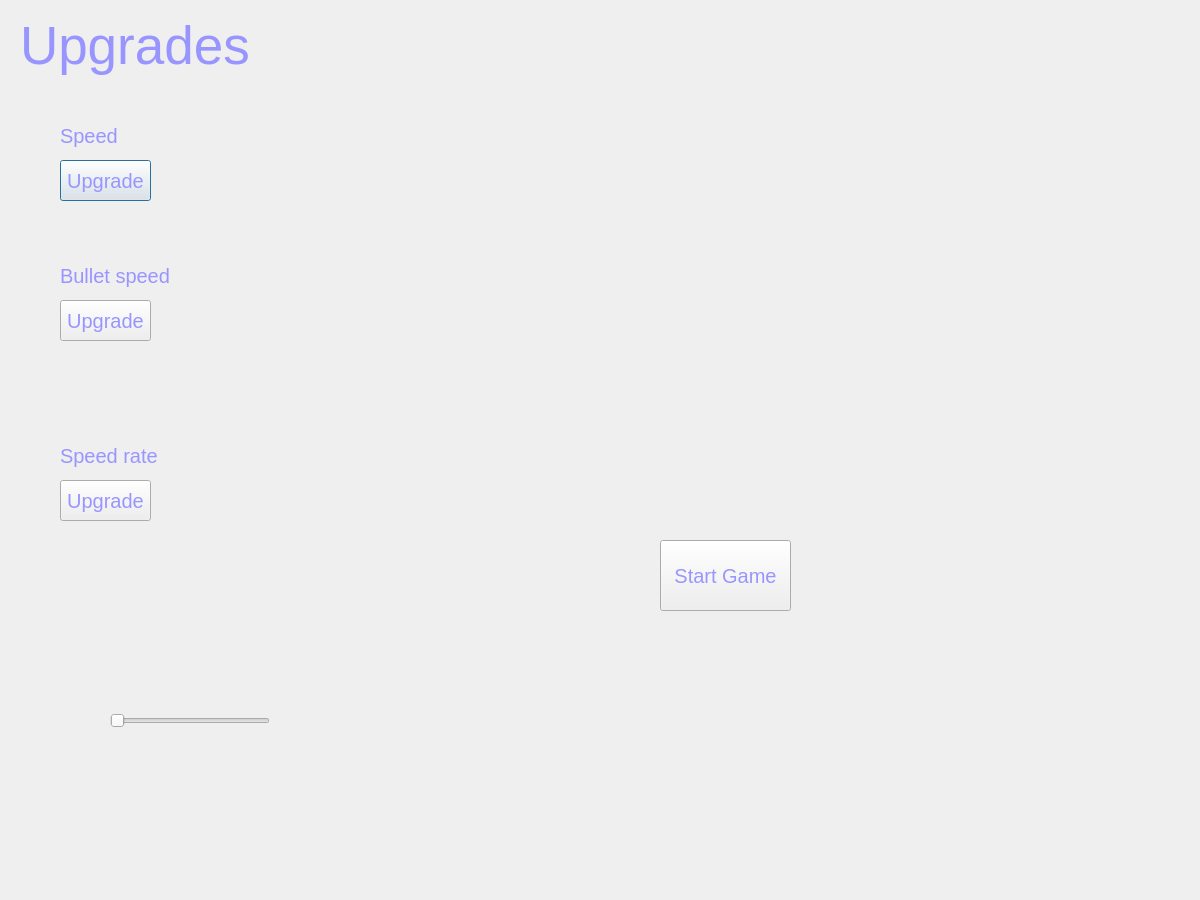
<?xml version="1.0" encoding="UTF-8"?>
<ui version="4.0">
 <class>Launcher</class>
 <widget class="QDialog" name="Launcher">
  <property name="geometry">
   <rect>
    <x>0</x>
    <y>0</y>
    <width>1200</width>
    <height>900</height>
   </rect>
  </property>
  <property name="font">
   <font>
    <pointsize>15</pointsize>
   </font>
  </property>
  <property name="cursor">
   <cursorShape>CrossCursor</cursorShape>
  </property>
  <property name="windowTitle">
   <string>Dialog</string>
  </property>
  <property name="styleSheet">
   <string notr="true">color: rgb(153, 149, 255);</string>
  </property>
  <widget class="QLabel" name="label">
   <property name="geometry">
    <rect>
     <x>20</x>
     <y>10</y>
     <width>231</width>
     <height>71</height>
    </rect>
   </property>
   <property name="font">
    <font>
     <pointsize>40</pointsize>
    </font>
   </property>
   <property name="text">
    <string>Upgrades</string>
   </property>
  </widget>
  <widget class="QLabel" name="label_2">
   <property name="geometry">
    <rect>
     <x>60</x>
     <y>120</y>
     <width>71</width>
     <height>31</height>
    </rect>
   </property>
   <property name="text">
    <string>Speed</string>
   </property>
  </widget>
  <widget class="QPushButton" name="speedup">
   <property name="geometry">
    <rect>
     <x>60</x>
     <y>160</y>
     <width>91</width>
     <height>41</height>
    </rect>
   </property>
   <property name="text">
    <string>Upgrade</string>
   </property>
  </widget>
  <widget class="QLabel" name="speedprice">
   <property name="geometry">
    <rect>
     <x>60</x>
     <y>220</y>
     <width>101</width>
     <height>31</height>
    </rect>
   </property>
   <property name="text">
    <string/>
   </property>
  </widget>
  <widget class="QLabel" name="label_3">
   <property name="geometry">
    <rect>
     <x>60</x>
     <y>260</y>
     <width>131</width>
     <height>31</height>
    </rect>
   </property>
   <property name="text">
    <string>Bullet speed</string>
   </property>
  </widget>
  <widget class="QPushButton" name="bulletspeedup">
   <property name="geometry">
    <rect>
     <x>60</x>
     <y>300</y>
     <width>91</width>
     <height>41</height>
    </rect>
   </property>
   <property name="text">
    <string>Upgrade</string>
   </property>
  </widget>
  <widget class="QLabel" name="bulletspeedprice">
   <property name="geometry">
    <rect>
     <x>60</x>
     <y>360</y>
     <width>101</width>
     <height>31</height>
    </rect>
   </property>
   <property name="text">
    <string/>
   </property>
  </widget>
  <widget class="QPushButton" name="start">
   <property name="geometry">
    <rect>
     <x>660</x>
     <y>540</y>
     <width>131</width>
     <height>71</height>
    </rect>
   </property>
   <property name="mouseTracking">
    <bool>false</bool>
   </property>
   <property name="styleSheet">
    <string notr="true"/>
   </property>
   <property name="text">
    <string>Start Game</string>
   </property>
  </widget>
  <widget class="QLabel" name="rateupgradeprice">
   <property name="geometry">
    <rect>
     <x>60</x>
     <y>540</y>
     <width>101</width>
     <height>31</height>
    </rect>
   </property>
   <property name="text">
    <string/>
   </property>
  </widget>
  <widget class="QPushButton" name="ratespeedup">
   <property name="geometry">
    <rect>
     <x>60</x>
     <y>480</y>
     <width>91</width>
     <height>41</height>
    </rect>
   </property>
   <property name="text">
    <string>Upgrade</string>
   </property>
  </widget>
  <widget class="QLabel" name="label_4">
   <property name="geometry">
    <rect>
     <x>60</x>
     <y>440</y>
     <width>131</width>
     <height>31</height>
    </rect>
   </property>
   <property name="text">
    <string>Speed rate</string>
   </property>
  </widget>
  <widget class="QSlider" name="setlevel">
   <property name="geometry">
    <rect>
     <x>110</x>
     <y>710</y>
     <width>160</width>
     <height>22</height>
    </rect>
   </property>
   <property name="orientation">
    <enum>Qt::Horizontal</enum>
   </property>
  </widget>
  <widget class="QLabel" name="level">
   <property name="geometry">
    <rect>
     <x>160</x>
     <y>642</y>
     <width>61</width>
     <height>21</height>
    </rect>
   </property>
   <property name="text">
    <string/>
   </property>
  </widget>
 </widget>
 <resources/>
 <connections/>
</ui>
